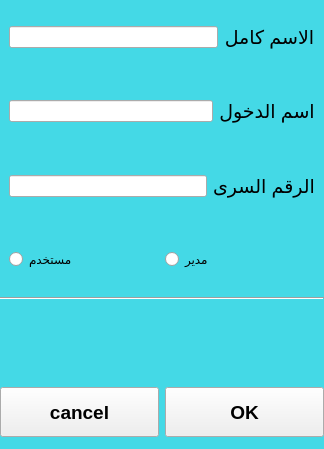
<?xml version="1.0" encoding="UTF-8"?>
<ui version="4.0">
 <class>Form</class>
 <widget class="QWidget" name="Form">
  <property name="geometry">
   <rect>
    <x>0</x>
    <y>0</y>
    <width>324</width>
    <height>449</height>
   </rect>
  </property>
  <property name="windowTitle">
   <string>Form</string>
  </property>
  <layout class="QVBoxLayout" name="verticalLayout">
   <property name="spacing">
    <number>0</number>
   </property>
   <property name="margin">
    <number>0</number>
   </property>
   <item>
    <widget class="QWidget" name="tot_w_2" native="true">
     <property name="styleSheet">
      <string notr="true">.QWidget{
background:#44D9E6;
}
.QLabel
{
color:#000;
}
.QPushButton{color:#000;
}</string>
     </property>
     <layout class="QGridLayout" name="gridLayout_3">
      <property name="margin">
       <number>0</number>
      </property>
      <property name="spacing">
       <number>0</number>
      </property>
      <item row="0" column="1" colspan="2">
       <widget class="QWidget" name="widget" native="true">
        <layout class="QGridLayout" name="gridLayout">
         <property name="margin">
          <number>0</number>
         </property>
         <property name="spacing">
          <number>0</number>
         </property>
         <item row="4" column="0" colspan="2">
          <widget class="QWidget" name="widget_4" native="true">
           <layout class="QHBoxLayout" name="horizontalLayout_4">
            <item>
             <widget class="QRadioButton" name="user">
              <property name="text">
               <string>مستخدم</string>
              </property>
             </widget>
            </item>
            <item>
             <widget class="QRadioButton" name="manage">
              <property name="text">
               <string>مدير</string>
              </property>
             </widget>
            </item>
           </layout>
          </widget>
         </item>
         <item row="10" column="0" colspan="2">
          <widget class="QWidget" name="widget_12" native="true">
           <property name="layoutDirection">
            <enum>Qt::RightToLeft</enum>
           </property>
           <layout class="QHBoxLayout" name="horizontalLayout">
            <property name="margin">
             <number>0</number>
            </property>
            <item>
             <widget class="QPushButton" name="add_save">
              <property name="minimumSize">
               <size>
                <width>0</width>
                <height>50</height>
               </size>
              </property>
              <property name="font">
               <font>
                <pointsize>14</pointsize>
                <weight>75</weight>
                <bold>true</bold>
               </font>
              </property>
              <property name="text">
               <string>OK</string>
              </property>
              <property name="iconSize">
               <size>
                <width>30</width>
                <height>30</height>
               </size>
              </property>
             </widget>
            </item>
            <item>
             <widget class="QPushButton" name="cancel_save">
              <property name="minimumSize">
               <size>
                <width>0</width>
                <height>50</height>
               </size>
              </property>
              <property name="font">
               <font>
                <pointsize>14</pointsize>
                <weight>75</weight>
                <bold>true</bold>
               </font>
              </property>
              <property name="text">
               <string>cancel</string>
              </property>
              <property name="iconSize">
               <size>
                <width>30</width>
                <height>30</height>
               </size>
              </property>
             </widget>
            </item>
           </layout>
          </widget>
         </item>
         <item row="5" column="0" colspan="2">
          <widget class="Line" name="line_8">
           <property name="orientation">
            <enum>Qt::Horizontal</enum>
           </property>
          </widget>
         </item>
         <item row="6" column="0" colspan="2">
          <widget class="QWidget" name="widget_2" native="true">
           <layout class="QHBoxLayout" name="horizontalLayout_2">
            <item>
             <widget class="QLabel" name="alerm">
              <property name="sizePolicy">
               <sizepolicy hsizetype="Expanding" vsizetype="Preferred">
                <horstretch>0</horstretch>
                <verstretch>0</verstretch>
               </sizepolicy>
              </property>
              <property name="font">
               <font>
                <pointsize>14</pointsize>
               </font>
              </property>
              <property name="styleSheet">
               <string notr="true">color:#fff;</string>
              </property>
              <property name="text">
               <string/>
              </property>
              <property name="alignment">
               <set>Qt::AlignCenter</set>
              </property>
             </widget>
            </item>
           </layout>
          </widget>
         </item>
         <item row="2" column="0">
          <widget class="QWidget" name="widget_5" native="true">
           <layout class="QHBoxLayout" name="horizontalLayout_5">
            <item>
             <widget class="QLineEdit" name="u_name">
              <property name="alignment">
               <set>Qt::AlignCenter</set>
              </property>
             </widget>
            </item>
            <item>
             <widget class="QLabel" name="label_70">
              <property name="font">
               <font>
                <family>Ubuntu</family>
                <pointsize>14</pointsize>
                <weight>50</weight>
                <bold>false</bold>
               </font>
              </property>
              <property name="text">
               <string>اسم الدخول</string>
              </property>
              <property name="alignment">
               <set>Qt::AlignCenter</set>
              </property>
             </widget>
            </item>
           </layout>
          </widget>
         </item>
         <item row="1" column="0">
          <widget class="QWidget" name="widget_3" native="true">
           <layout class="QHBoxLayout" name="horizontalLayout_3">
            <item>
             <widget class="QLineEdit" name="name">
              <property name="alignment">
               <set>Qt::AlignCenter</set>
              </property>
             </widget>
            </item>
            <item>
             <widget class="QLabel" name="label_69">
              <property name="font">
               <font>
                <family>Ubuntu</family>
                <pointsize>14</pointsize>
                <weight>50</weight>
                <bold>false</bold>
               </font>
              </property>
              <property name="text">
               <string>الاسم كامل</string>
              </property>
              <property name="alignment">
               <set>Qt::AlignCenter</set>
              </property>
             </widget>
            </item>
           </layout>
          </widget>
         </item>
         <item row="3" column="0">
          <widget class="QWidget" name="widget_6" native="true">
           <layout class="QHBoxLayout" name="horizontalLayout_8">
            <item>
             <widget class="QLineEdit" name="passwd">
              <property name="alignment">
               <set>Qt::AlignCenter</set>
              </property>
             </widget>
            </item>
            <item>
             <widget class="QLabel" name="label_73">
              <property name="font">
               <font>
                <family>Ubuntu</family>
                <pointsize>14</pointsize>
                <weight>50</weight>
                <bold>false</bold>
               </font>
              </property>
              <property name="text">
               <string>الرقم السرى</string>
              </property>
              <property name="alignment">
               <set>Qt::AlignCenter</set>
              </property>
             </widget>
            </item>
           </layout>
          </widget>
         </item>
        </layout>
       </widget>
      </item>
     </layout>
    </widget>
   </item>
  </layout>
 </widget>
 <resources>
  <include location="../views/source.qrc"/>
 </resources>
 <connections/>
</ui>
